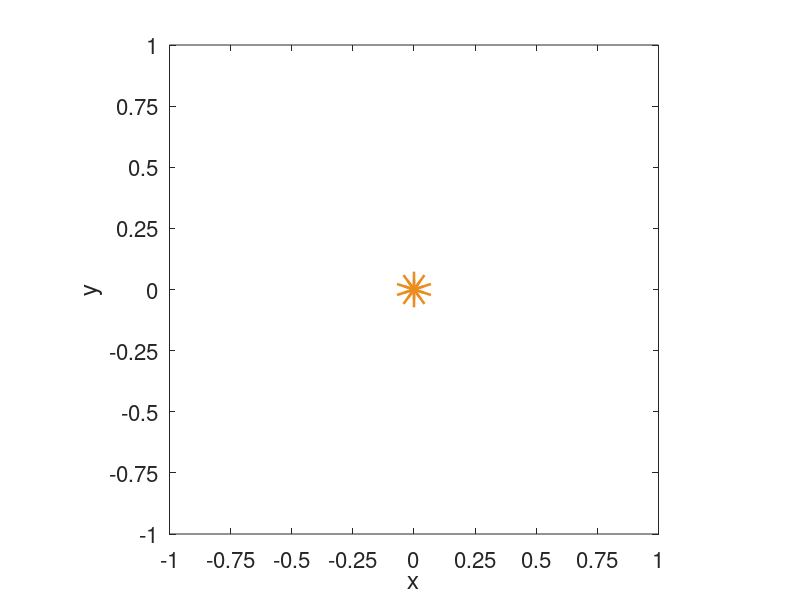

Reproduce this figure in MATLAB. (Note: this script raises an error after producing the figure.)
function animation_demonstration(export,skip)
% Produces two simple movies, to demonstrate usage of the ANIMATION
% function for exporting movie frames
%
%
% ========================
% Copyright Ross L. Hatton, 2011


	% Handle default arguments -- don't export frames, and don't skip
	% unless told otherwise
	if nargin < 2
		
		skip = [0 0];
		
		if nargin < 1
			
			export = [0 0];
			
		end
		
    end

    
    %%%%%%%
    %lenght of vid
    global tend
    tend = 5;
    
    % Do the math needed
    
    sol= ode45Make();
    
	%%%%%%%%
	% Create animation elements, and store them in the frame_info structure
	frame_info = animation_demo_create_elements; %setup function, defined below in file

	
	%%%%%%%%%%%%%%%%%
	% First movie: Draw the cosine function
	
	% Designate animation function
	frame_gen_function...
		= @animation_demo_draw_cosine; % frame function, defined below in file

	% Declare timing
	timing.duration = 20; % three second animation
	timing.fps = 15;     % create frames for 15 fps animation
	timing.pacing = @(y) softspace(0,1,y); % Use a soft start and end, using the included softstart function

	% Declare a directory name in which to place files
	destination = 'demonstration_movie_1';
	
	% Animate the movie
	[frame_info, endframe]...
		= animation(frame_gen_function,frame_info,timing,destination,export(1),skip(1));
	
	
end


%%%%%%%%%%%%%%%%%%
% Create animation elements, and return a vector of their handles
function h = animation_demo_create_elements

	h.f = figure(100);                            % Designate a figure for this animation
	clf(h.f)                                     % Clear this figure
	set(h.f,'color','w','InvertHardCopy','off')  % Set this figure to have a white background
												 %  and to maintain color
												 %  settings during printing

	h.ax = axes('Parent',h.f);                   % Create axes for the plot
    axis square
	set(h.ax,'Xlim',[-1, 1],'Ylim',[-1,1]);   % Set the range of the plot
	set(h.ax,'Xtick',-1:0.25:1,'YTick',-1:0.25:1);   % Set the tick locations
	set(h.ax,'FontSize',16);                       % Set the axis font size
	xlabel(h.ax, 'x')							 % Label the axes
	ylabel(h.ax, 'y')
	set(h.ax,'Box','on')						 % put box all the way around the axes


	% Line element to be used to draw the cosine function
	h.line = line(0,0,'Color',[235 140 30]/255,'linewidth',20,'Marker', 'o','Parent',h.ax);

end

%%%%%%%%%%%
%Making the ODE45
function sol = ode45Make()
    global tend

    tspan = [0 tend];

    %Initial condition with link at 45 degrees or sqrt2/2 radians
    theta0= [pi/4
            0
            pi/2
            0];

       
    %Setting variables and equations
    g=9.81;
    mAB=2;
    mBC=1;
    lAB=0.5;
    lBC =0.25;
    
    %setting the bottom as a var to simplify
    W=(1/3)*mAB*lAB^2;
    W2=2*mBC*lBC^2;
    
    %theta martix
%     theta = [1thetaA
%             2thetadotA
%             3thetaB
%             4thetadotB]
       
    sol = ode45(@f,tspan,theta0);
   
    function thetadot = f(t,theta)
    thetadot =  zeros(4,1);
    thetadot(1)= theta(2);
    %thetaA
    thetadot(2)= (   -(0.5*mAB+ mBC)*g*lAB*cos(   theta(1)  ) - mBC*g*lBC*cos(   theta(1) + theta(3)  )  )/W;
    thetadot(3)= theta(4);
    %thetaB
    thetadot(4)= (-mBC*g*lBC*cos(     theta(1) + theta(3)     )   )/W2;
    
    end
    
  end


%%%%%%%%%%%%%%%%%%
% Frame content specification for dynamically drawing the cosine function,
% at time tau on a range of 0 to 1
function frame_info = animation_demo_draw_cosine(frame_info,tau)
    global tend
    global sol
	% Declare a baseline set of points at which to evaluate the cosine
	% function
	%x_full = linspace(0,2*pi,300)';
    %"Position" 
    %y_t= 2*pi*tau;
    theta= deval(sol,tend*tau);
    theta1 = theta(1);
    theta2 = theta(3);
    
    
    % The end of the first 0.5 meter link 
    % tip= [(cos(theta)*0.5)+4, sin(theta)*0.5]
    tip1= [cos(theta1), sin(theta1)]*0.5;
    tip2= tip1+[cos(theta2), sin(theta2)]*0.25;	
    
      	
	% Set one line in the plot to the calculated x and y points
	set(frame_info.line,'XData',[0, tip1(1), tip2(1)],'YData',[0, tip1(2), tip2(2)])
    
    % Set two line in the plot to the calculated x and y points
	%set(frame_info.line,'XData',[tip1(1), tip2(1)],'YData',[tip1(2), tip2(2)])
	
	% Declare a print method (in this case, print 150dpi png files of
	% frame_info.f, using the Painters renderer)
	frame_info.printmethod = @(dest) print(frame_info.f,'-dpng','-r 150','-painters',dest);
	

end

	